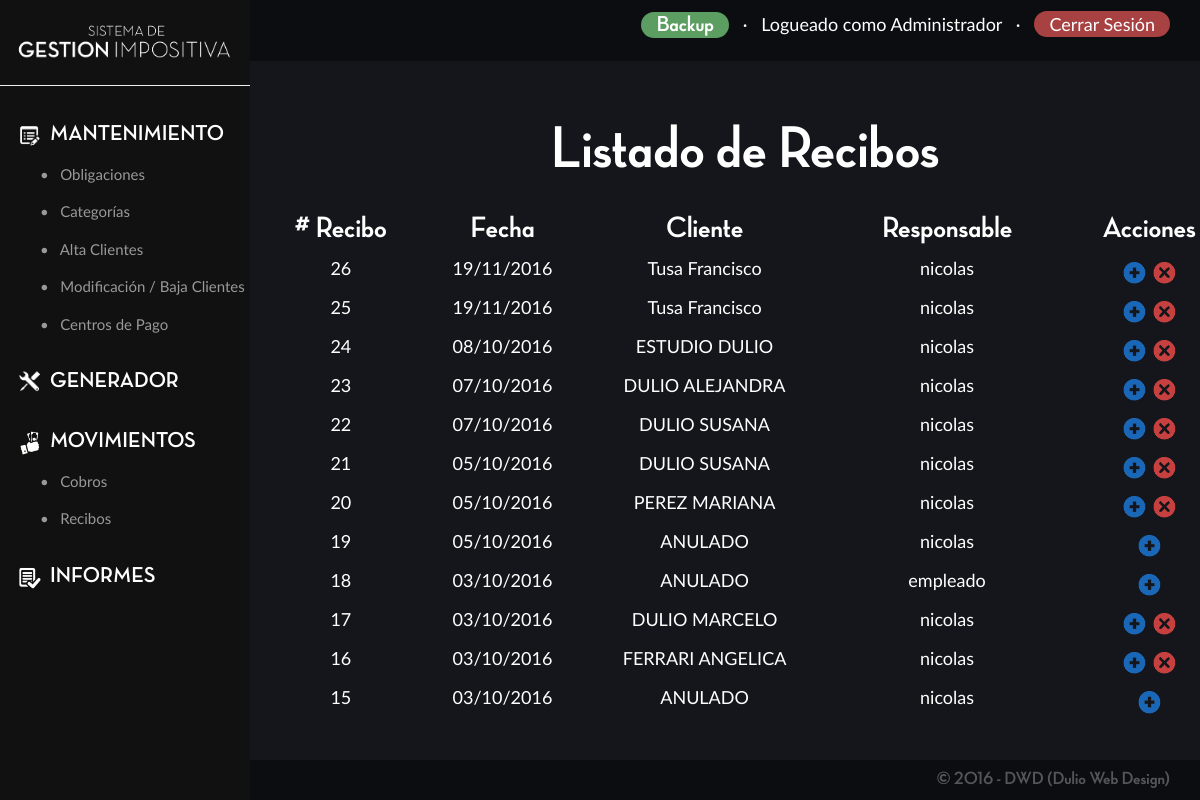
Screenshot of /recibos.php?verTodos=1 (signed in) with the database file from the repository.
### tables this page shows
CREATE TABLE `usuario` (
  `username` varchar(30) NOT NULL,
  `password` varchar(100) NOT NULL,
  `tipoUsuario` varchar(1) NOT NULL,
  PRIMARY KEY (`username`)
);

CREATE TABLE `recibo` (
  `nroRecibo` int(11) NOT NULL,
  `anulado` tinyint(1) NOT NULL DEFAULT '0',
  `username` varchar(30) NOT NULL,
  `fecha` date NOT NULL,
  PRIMARY KEY (`nroRecibo`,`username`),
  KEY `fk_recibo_usuario1_idx` (`username`)
);

### session.php (called while the page is built, shortened)
<?php
	require("conecto.php");
	$user_check=$_SESSION['login_user'];
	$ses_sql=mysqli_query($conexion, "SELECT username FROM usuario WHERE username='$user_check'");
	$row = mysqli_fetch_assoc($ses_sql);
	$login_session =$row['username'];
?>

### funciones.php (called while the page is built, shortened)
<?php
	require "conecto.php";
	function getTipoUsuario($username){
		global $conexion;
		$sql="SELECT tipoUsuario FROM usuario WHERE username = '$username'";
		$resultado = mysqli_query($conexion,$sql);
		$tipoUsuario = mysqli_fetch_row($resultado);
		return $tipoUsuario[0];
	}
	function getNombreApellido($idCliente){
		global $conexion;
		$sql = "SELECT * FROM cliente WHERE idCliente = '$idCliente'";
		$resultado = mysqli_query($conexion,$sql);
		$cliente = mysqli_fetch_assoc($resultado);
		return $cliente['apellido']." ".$cliente['nombre'];
	}
?>

### recibos.php (the view, shortened to what this page needs)
<?php
	include "session.php";
	include "funciones.php";
?>
<!doctype html>
<html>
<head>
    <link rel="stylesheet" href="css/bootstrap.css">
    <link rel="stylesheet" href="estilospanel.css">
</head>
<body>
	<?php
		include "conecto.php";
	?>
	<div class="lateral">
		<?php
			include "modificar/logoInside.php";
		?>
		<hr>
		<?php
			$tipoUsuario= getTipoUsuario($login_session);
			switch ($tipoUsuario) {
						case 0:
							include "modificar/menu0.php";
							break;
					}
		?>
	</div>
	<div class="principal">
		<div class="superior">
			<?php include "modificar/superior.php"; ?>
		</div>
		<div id="listado" class="contenido">
			<div class="row">
				<h1 align="center">
					Listado de Recibos
				</h1>
			</div>
			<div class="row">
				<?php
					if(getTipoUsuario($_SESSION['login_user'])!='0'){
						$sql = "SELECT nroRecibo, anulado, username, DATE_FORMAT(fecha,'%d/%m/%Y') AS fecha FROM recibo WHERE username = '".$_SESSION['login_user']."' ORDER BY nroRecibo DESC";
					}else{
						$sql = "SELECT nroRecibo, anulado, username, DATE_FORMAT(fecha,'%d/%m/%Y') AS fecha FROM recibo ORDER BY nroRecibo DESC";
					}
					$resultado = mysqli_query($conexion,$sql);
					echo"
						<div class='row'>
							<div class='col-sm-2'>
								<h2 align='center'>
									# Recibo
								</h2>
							</div>
							<div class='col-sm-2'>
								<h2 align='center'>
									Fecha
								</h2>
							</div>
							<div class='col-sm-3'>
								<h2 align='center'>
									Cliente
								</h2>
							</div>
							<div class='col-sm-3'>
								<h2 align='center'>
									Responsable
								</h2>
							</div>
							<div class='col-sm-2'>
								<h2 align='center'>
									Acciones
								</h2>
							</div>
						</div>
						";
					while($recibo = mysqli_fetch_assoc($resultado)){
						$idRecibo = $recibo['nroRecibo'];
						$sqli="SELECT idCliente FROM cobro WHERE nroRecibo = '$idRecibo'";
						$resultadoi = mysqli_query($conexion,$sqli);
						$cliente = mysqli_fetch_assoc($resultadoi);
						$idCliente = $cliente['idCliente'];
						if($recibo['anulado']== 0){
							echo"
								<div class='row'>
									<div class='col-sm-2'>
										<p align='center' class='listadoClientes'>
											".$recibo['nroRecibo']."
										</p>
									</div>
									<div class='col-sm-2'>
										<p align='center' class='listadoClientes'>
											".$recibo['fecha']."
										</p>
									</div>
									<div class='col-sm-3'>
										<p align='center' class='listadoClientes'>
											".getNombreApellido($idCliente)."
										</p>
									</div>
									<div class='col-sm-3'>
										<p align='center' class='listadoClientes'>
											".$recibo['username']."
										</p>
									</div>
									<div class='col-sm-2'>
										<p align='center'>
											<a class='verMas' href='#' id='".$recibo['nroRecibo']."'>
												<img src='img/mas.png' width='25px' alt='Ver Más'>
											</a>";
											if(getTipoUsuario($_SESSION['login_user'])=='0'){
											echo"
												<a class='eliminar' href='#' id='".$recibo['nroRecibo']."'>
													<img src='img/cross.png' width='25px' alt='Eliminar'>
												</a>";
											}
											echo"
										</p>
									</div>
								</div>
							";
						}else{
							echo"
								<div class='row'>
									<div class='col-sm-2'>
										<p align='center' class='listadoClientes'>
											".$recibo['nroRecibo']."
										</p>
									</div>
									<div class='col-sm-2'>
										<p align='center' class='listadoClientes'>
											".$recibo['fecha']."
										</p>
									</div>
									<div class='col-sm-3'>
										<p align='center' class='listadoClientes'>
											ANULADO
										</p>
									</div>
									<div class='col-sm-3'>
										<p align='center' class='listadoClientes'>
											".$recibo['username']."
										</p>
									</div>
									<div class='col-sm-2'>
										<p align='center'>
											<a class='verMas' href='#' id='".$recibo['nroRecibo']."'>
												<img src='img/mas.png' width='25px' alt='Ver Más'>
											</a>
										</p>
									</div>
								</div>
							";
						}
					}
				?>
			</div>
		</div>
		<div class="inferior">
			<h4 align="right">
	    		<a target="_blank" class="footer" href="http://www.dulio.com.ar">&copy; 2016 - DWD (Dulio Web Design)</a>
	    	</h4>
		</div>
	</div>
</body>
</html>

### modificar/superior.php (shortened to what this page needs)
<?php
	$idTipoUsuario=getTipoUsuario($login_session);
	echo"
		<p class='logueadocomo' align='right'>
	";
	if($idTipoUsuario==0){
		echo"
					<a id='visitarsitio' href='quieresBackupear.php'>Backup</a> &nbsp; &middot; &nbsp;
				";
	}
				echo"
				Logueado como
				";
					switch ($idTipoUsuario) {
						case 0:
							$tipoUsuario = 'Administrador';
							break;
					}
						echo "$tipoUsuario";
				echo"
				&nbsp; &middot; &nbsp; <a id='cerrarsesion' href='logout.php'>Cerrar Sesión</a>
			</p>
	";
?>

### estilospanel.css (style rules this page uses)
* { margin: 0; padding: 0; }
html { height: 100%; min-height: 100%; }
body { font-family: 'LatoR'; overflow-x: hidden; height: 100%; min-height: 100%; background-color: #14161b; }
h1, h2, h3, h4, h5, h6 { font-family: 'Neutra'; }
h1 { font-size: 60px; }
.lateral { width: 250px; position: fixed; height: 100%; background-color: #111111; color: #FFF; overflow-y: auto; }
.principal { margin-left: 250px; min-height: 100%; background-color: #14161b; color: #FFF; display: flex; flex-direction: column; justify-content: space-between; }
.superior { background-color: #0c0d10; }
.contenido { min-height: 80%; font-size: 20px; }
.inferior { background-color: #0c0d10; }
a { color: #FFF; }
.logueadocomo { font-size: 18px; padding: 10px 0px; padding-right: 30px; }
#visitarsitio { font-family: 'Neutra'; font-size: 22px; }
.footer { color:rgba(255,255,255,0.3); padding-right:30px; }
#visitarsitio { border-radius: 15px; padding: 2px 15px; background-color: #5c9e62; }
#cerrarsesion { border-radius: 15px; padding: 2px 15px; background-color: #a84141; }
#listado { margin-left: 40px; }
#cerrarsesion { color: #FFF; }
.listadoClientes { font-size: 18px; }

### rows the page displays
usuario: tipoUsuario "Administrador"
recibo: nroRecibo "26", fecha "19/11/2016", idCliente "Tusa Francisco", username "nicolas", anulado 0 (drawn)
recibo: nroRecibo "25", fecha "19/11/2016", idCliente "Tusa Francisco", username "nicolas", anulado 0 (drawn)
recibo: nroRecibo "24", fecha "08/10/2016", idCliente "ESTUDIO DULIO", username "nicolas", anulado 0 (drawn)
recibo: nroRecibo "23", fecha "07/10/2016", idCliente "DULIO ALEJANDRA", username "nicolas", anulado 0 (drawn)
recibo: nroRecibo "22", fecha "07/10/2016", idCliente "DULIO SUSANA", username "nicolas", anulado 0 (drawn)
recibo: nroRecibo "21", fecha "05/10/2016", idCliente "DULIO SUSANA", username "nicolas", anulado 0 (drawn)
recibo: nroRecibo "20", fecha "05/10/2016", idCliente "PEREZ MARIANA", username "nicolas", anulado 0 (drawn)
recibo: nroRecibo "19", fecha "05/10/2016", username "nicolas", anulado 1 (drawn)
recibo: nroRecibo "18", fecha "03/10/2016", username "empleado", anulado 1 (drawn)
recibo: nroRecibo "17", fecha "03/10/2016", idCliente "DULIO MARCELO", username "nicolas", anulado 0 (drawn)
recibo: nroRecibo "16", fecha "03/10/2016", idCliente "FERRARI ANGELICA", username "nicolas", anulado 0 (drawn)
recibo: nroRecibo "15", fecha "03/10/2016", username "nicolas", anulado 1 (drawn)
